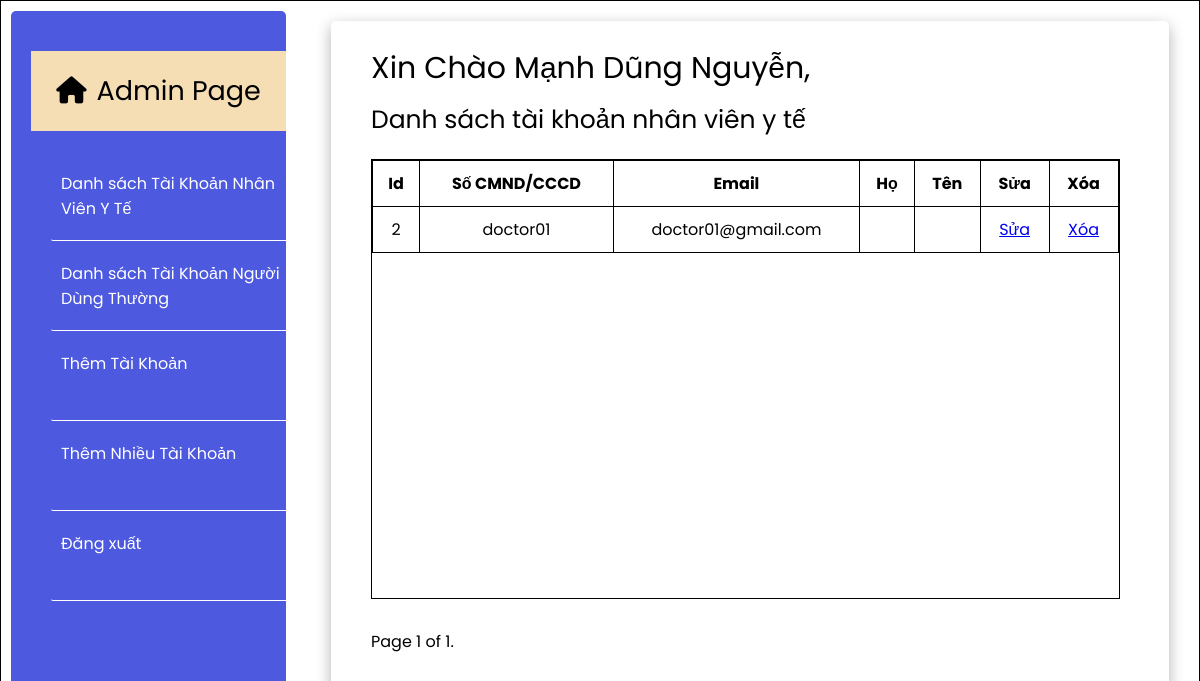
Page /sys_admin/list-moh/ (signed in) on the committed database.
### authentication/models.py (models this page shows)
class User(AbstractUser):
    is_normal_user = models.BooleanField(default=True)
    is_MOH = models.BooleanField(default=False)

### system_admin/views.py (the view)
# urls.py: path('list-moh/', views.listMoh, name="list-moh"),
def listMoh(request):
    if request.user.is_authenticated:
        list = User.objects.filter(is_MOH = True)
        paginator = Paginator(list, 10) # Show 25 records per page.
        page_number = request.GET.get('page',1)
        page_obj = paginator.get_page(page_number)
        list = {
            'page': page_obj,
            'role' : 'nhân viên y tế',
        }
        return render(request, 'list_user.html', list)
    else:
        messages.error(request, "Vui lòng đăng nhập để tiếp tục")
        return redirect('http://127.0.0.1:8000/sys_admin/login')

### system_admin/templates/list_user.html (shortened to what this page needs)
{% load static %}
<!DOCTYPE html>
<html>
<head>
    <link rel="stylesheet" href="https://cdnjs.cloudflare.com/ajax/libs/font-awesome/6.0.0-beta3/css/all.min.css"/>
    <link rel="stylesheet" href="{% static 'style.css' %}">
</head>
<body>
    <div class="navigation">
        <div class="wrapper">
            <div class="decoration">
                <p><i class="fas fa-home"></i>Admin Page</p>
             </div>
            <ul>
                <li class="list">
                    <a href="http://127.0.0.1:8000/sys_admin/list-moh/">
                        <span class="title">Danh sách Tài Khoản Nhân Viên Y Tế</span>
                    </a>
                </li>
                <li class="list">
                    <a href="http://127.0.0.1:8000/sys_admin/list-normal/">
                        <span class="title">Danh sách Tài Khoản Người Dùng Thường</span>
                    </a>
                </li>
                <li class="list">
                    <a href="http://127.0.0.1:8000/sys_admin/add/">
                        <span class="title">Thêm Tài Khoản</span>
                    </a>
                </li>
                <li class="list">
                    <a href="http://127.0.0.1:8000/sys_admin/upload/">
                        <span class="title">Thêm Nhiều Tài Khoản</span>
                    </a>
                </li>
                <li>
                    <a href="http://127.0.0.1:8000/sys_admin/logout/">
                        <span class="title">Đăng xuất</span>
                    </a>
                </li>
            </ul>
        </div>
    </div>
    <div class="main">
        <div class="wrapper">
            <div class="greeting">
                Xin Chào {{request.user.first_name}} {{request.user.last_name}},
            </div>
            <div class="title">
                Danh sách tài khoản {{role}}
            </div>
            <div class="table-wrapper">
            <table>
                <tr>
                    <th>Id</th>
                    <th>Số CMND/CCCD</th>
                    <th>Email</th>
                    <th>Họ</th>
                    <th>Tên</th>
                    <th>Sửa</th>
                    <th>Xóa</th>
                </tr>
                {% for user in page %}
                <tr>
                    <td>{{user.id}}</td>
                    <td>{{user.username}}</td>
                    <td>{{user.email}}</td>
                    <td>{{user.first_name}}</td>
                    <td>{{user.last_name}}</td>
                    <td><a href="http://127.0.0.1:8000/sys_admin/update/{{user.id}}">Sửa</a></td>
                    <td><a href="http://127.0.0.1:8000/sys_admin/delete/{{user.id}}">Xóa</a></td>
                </tr>
                {% endfor %}
            </table>
            </div>
            <div class="pagination">
                <span class="step-links">
                    <span class="current">
                        Page {{ page.number }} of {{ page.paginator.num_pages }}.
                    </span>
                </span>
            </div>
        </div>
    </div>
</body>
</html>

### system_admin/static/style.css (style rules this page uses)
* { margin: 0; padding: 0; box-sizing: border-box; font-family: 'Poppins', sans-serif; }
body { position: relative; width: 100%; height: 100vh; display: flex; border: 1px solid black; background: url('/static/images/whitebg.jpg'); overflow: hidden; }
.navigation { display: flex; width: 20vw; min-width: 300px; height: 100%; padding-right: 5px; }
.navigation .wrapper { padding: 40px 0 10px 20px; margin: 10px 10px; width: 100%; border-radius: 5px; background: #4d59df; }
.navigation .wrapper .decoration { width: 100%; height: 10vh; background-color: wheat; margin-bottom: 30px; display: flex; }
.navigation .wrapper .decoration p { font-size: 27px; margin: auto; color: #000; }
.navigation .wrapper .decoration i { margin-right: 10px; }
.navigation .wrapper ul { list-style: none; }
.navigation .wrapper ul li { position: relative; display: block; width: auto; margin: 10px 0 10px 20px; margin-top: 10px; margin-bottom: 10px; background: #4d59df; height: 80px; border-bottom: 0.5px solid white; cursor: pointer; transition: 0.5s ease; border-radius: 2px 0 0 2px; }
.navigation .wrapper ul li a { position: relative; display: block; width: 100%; padding-top: 10px; padding-left: 10px; height: 50px; color: #fff; text-decoration: none; border-radius: 5px; cursor: pointer; }
.main { display: flex; width: 80%; height: 100%; }
.main .wrapper { position: relative; background-color: transparent; padding: 15px 10px 10px 40px; margin: 20px 30px; width: 100%; opacity: 1; border-radius: 5px; box-shadow: inset; box-shadow: 0 5px 15px rgba(0,0,0 , 0.3); }
.main .wrapper .greeting { font-size: 30px; margin-top: 10px; }
.main .wrapper .title { margin-top: 10px; margin-bottom: 20px; font-size: 25px ; }
.wrapper .table-wrapper { width: 95%; overflow-y: auto; height: 55vh; border: 1px solid black; }
.wrapper table { width: 100%; margin-left: 0; margin-right: 0; }
.wrapper .table-wrapper table td { max-height: 30px; }
.wrapper .pagination { margin-top: 30px; }

### system_admin/templates/list_user.html (style rules this page uses)
table { border-collapse: collapse; border: solid 1px; text-align: center; }
th, td { padding: 10px 10px; border: solid 1px; }

### rows in the picture
User: user.first_name "Mạnh Dũng", user.last_name "Nguyễn"
User: id "2", username "doctor01", email "doctor01@gmail.com"

### other values in the picture
{{ role }} "nhân viên y tế"
{{ page.number }} "1"
{{ page.paginator.num_pages }} "1"
